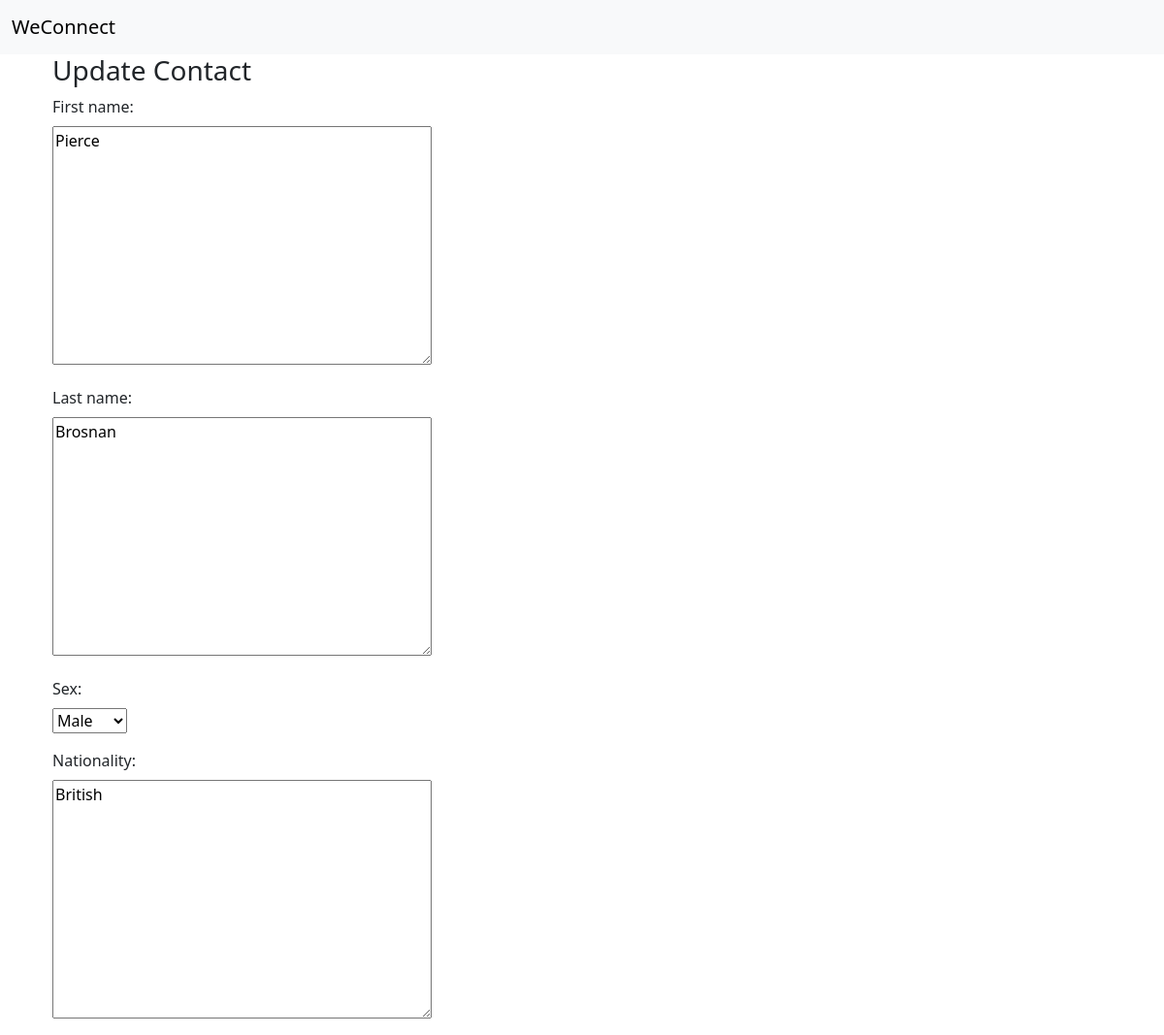
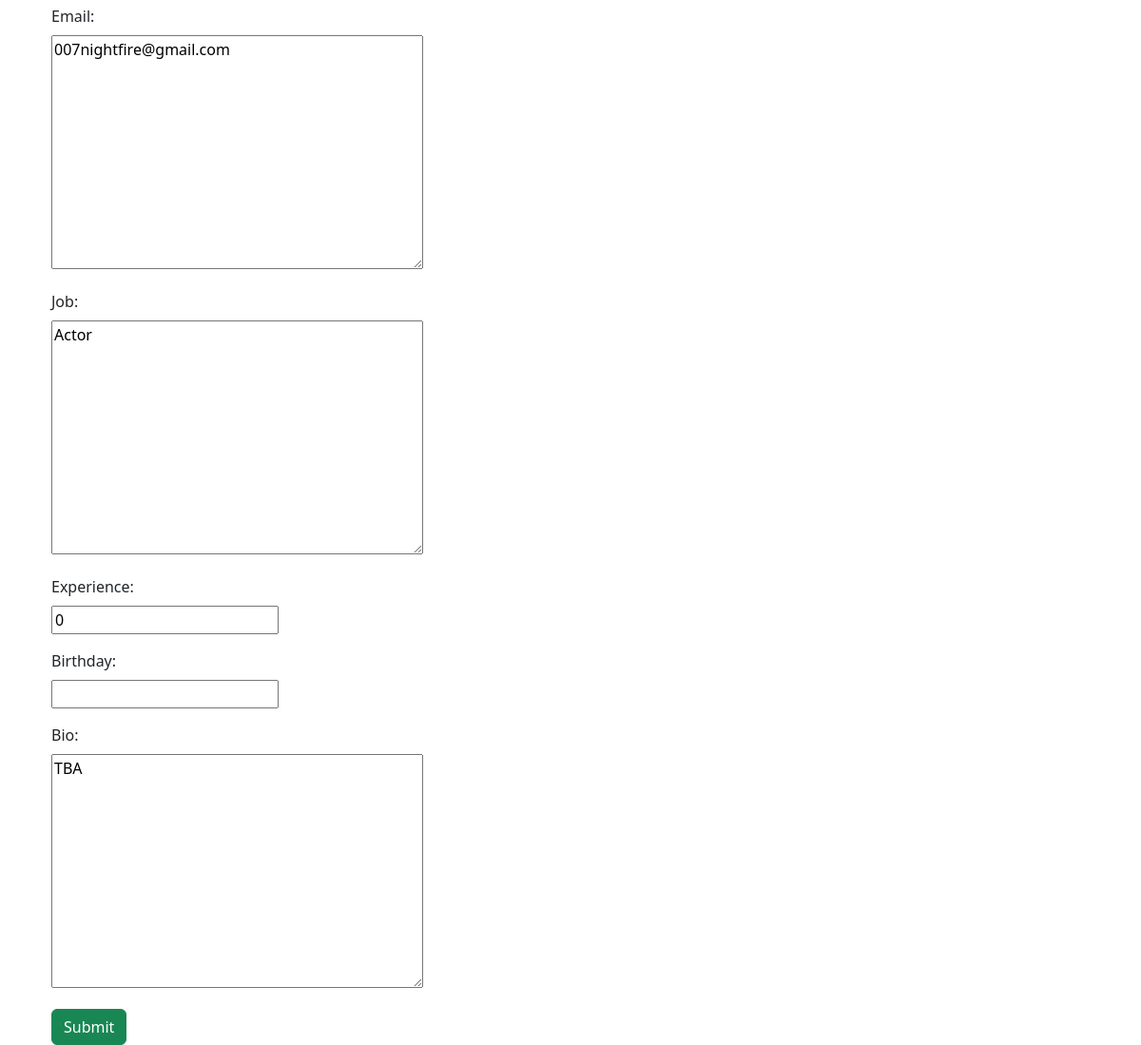
/contacts/update/2, run on an earlier commit of the app's database (2 pictures, top to bottom).
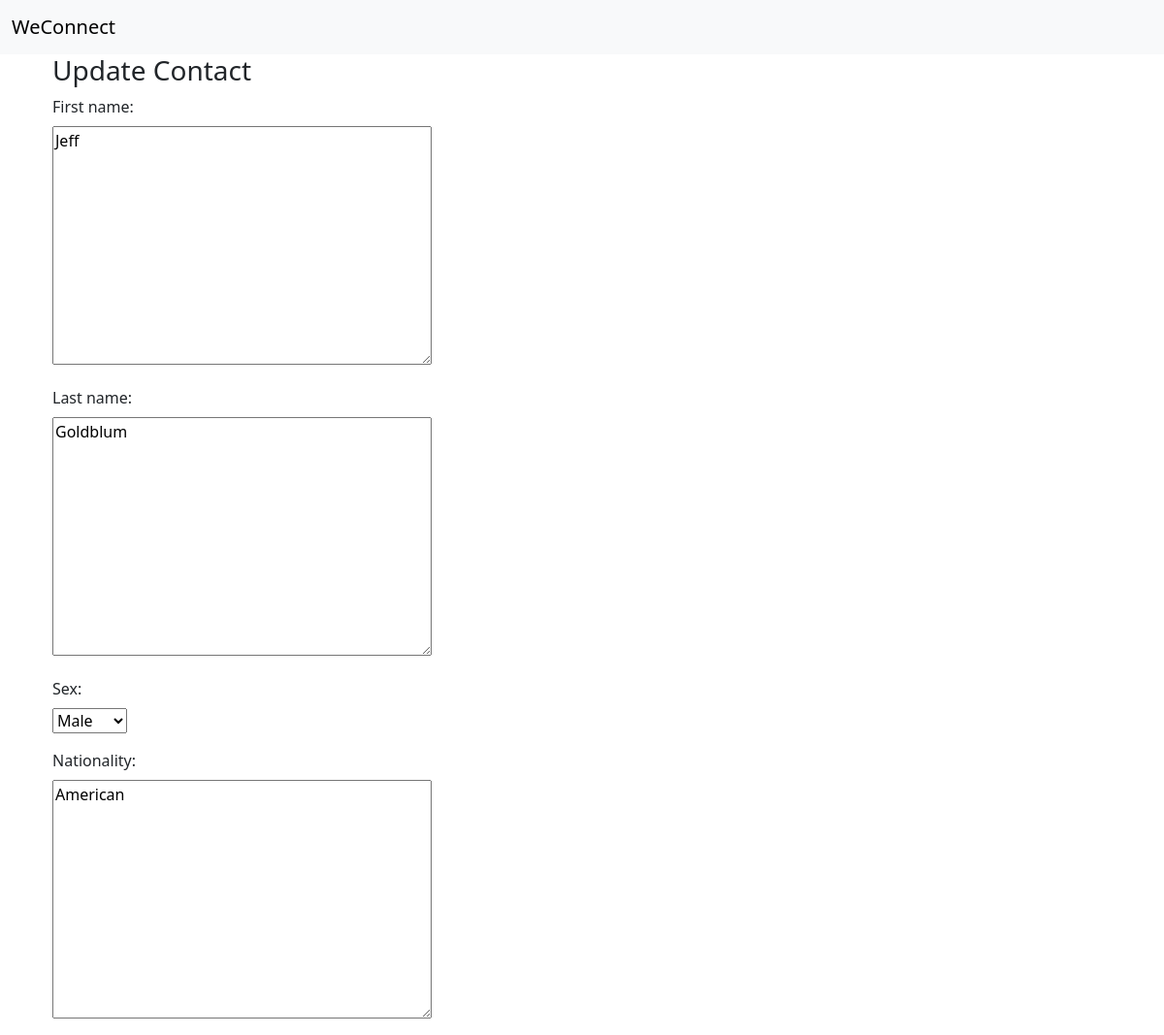
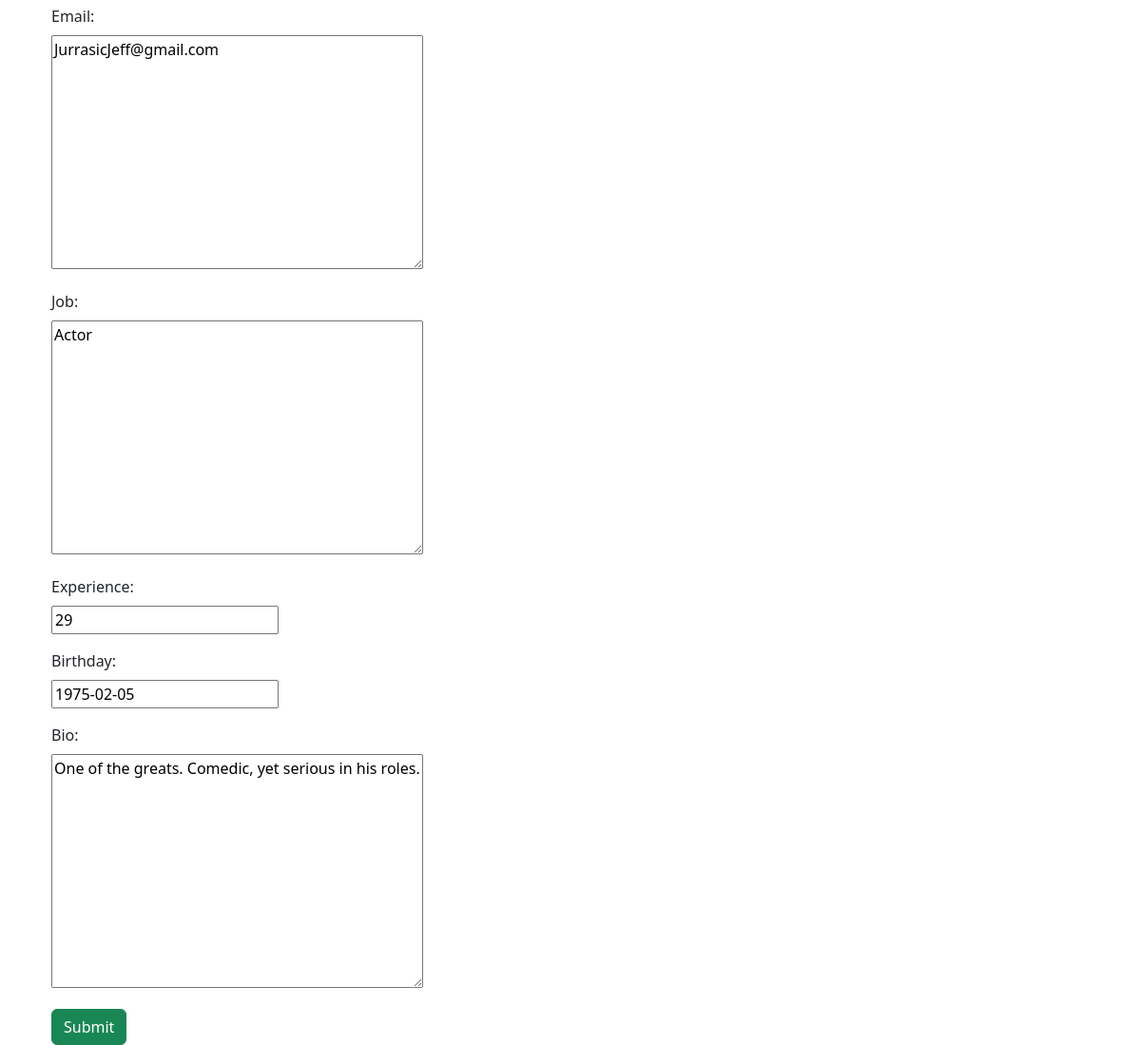
And on a later commit of the database (2 pictures, top to bottom).
### contacts/models.py (models this page shows, shortened)
class Contact(models.Model):
    first_name = models.TextField(max_length=200, default="")
    last_name = models.TextField(max_length=200, default="")
    SEX_CHOICES = (
        ("M", "Male"),
        ("F", "Female")
    )
    sex = models.CharField(
        max_length=1,
        choices=SEX_CHOICES)
    nationality = models.TextField(max_length=200, default="")
    email = models.TextField(max_length=500, default="")
    job = models.TextField(max_length=200, default="")
    experience = models.IntegerField(default=0)
    birthday = models.DateField(null=True)
    bio = models.TextField(
        default='TBA',
        max_length=2000
    )
    user = models.ForeignKey(
        User,
        on_delete=models.CASCADE,
        null=True
    )

### contacts/views.py (the view)
# urls.py: path('update/<int:pk>', views.update_contact.as_view(), name='update_contact'),
class update_contact(generic.UpdateView):
    model = Contact
    fields = ['first_name', 'last_name', 'sex', 'nationality',
              'email', 'job', 'experience', 'birthday', 'bio']
    template_name = 'contacts/forms/update_contact.html'

### contacts/templates/contacts/forms/update_contact.html (shortened to what this page needs)
{% extends 'contacts/forms/base.html' %}
{% block body %}
<div class="container-fluid">
    <div class="row">
        <div class="col-sm-12 col-md-7">
            <div class="panel panel-default">
                <div class="panel-body">
                    <h3>Update Contact</h3>
                    <form class="" action="" method="post" enctype="multipart/form-data">
                        {% include 'contacts/forms/form_content.html' %}
                        <div class="form-group">
                            <div class="col-sm-offset-2 col-sm-10">
                                <button type="submit" class="btn btn-success">Submit</button>
                            </div>
                        </div>
                    </form>
                </div>
            </div>
        </div>
    </div>
</div>
{% endblock %}

### contacts/templates/contacts/forms/form_content.html (shortened to what this page needs)
{% for field in form %}
<div class="mb-3">
    <label class="form-label">{{ field.label_tag }}</label>
    <div class="col-sm-10">{{ field }}</div>
</div>
{% endfor %}

What changed in the data, as far as the page shows it:
changed Contact "Male": first_name "Pierce" → "Jeff"; last_name "Brosnan" → "Goldblum"; nationality "British" → "American"; email "007nightfire@gmail.com" → "JurrasicJeff@gmail.com"; experience "0" → "29"; birthday (not shown) → "1975-02-05"; bio "TBA" → "One of the greats. Comedic, yet serious in his roles."
